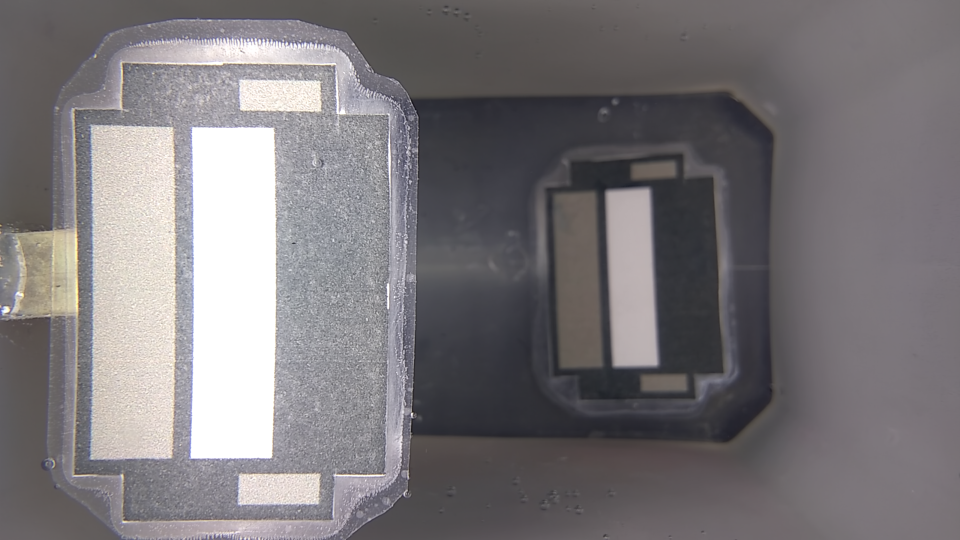
#> input picture input/figures/secchi3000/0.0_a (2).png, 1920 x 1080 px, found by its file name (shown at 1/2 size); its folder holds only this picture in this run
$ python hog_image_recognition.py --path figures
#> lines starting #> are read from the running program, lines starting #| are printed output that depends on the picture
import os
import cv2
import argparse

from sklearn.svm import LinearSVC
from skimage import feature
from sklearn.metrics import confusion_matrix

# construct the argument parser and parser the arguments
parser = argparse.ArgumentParser()
parser.add_argument('-p', '--path', help='what folder to use for HOG description',
					choices=['figures'])
args = vars(parser.parse_args())

args['path']='figures'

images = []
labels = []
# get all the image folder paths
image_paths = os.listdir(f"C:/Users/andru/Documents/IA proyecto final/input/{args['path']}")
for path in image_paths:
	# get all the image names
    all_images = os.listdir(f"C:/Users/andru/Documents/IA proyecto final/input/{args['path']}/{path}")

	# iterate over the image names, get the label
    for image in all_images:
        image_path = f"C:/Users/andru/Documents/IA proyecto final/input/{args['path']}/{path}/{image}"
        image = cv2.imread(image_path)
#> image is the input picture: shape (1080, 1920, 3); mean B, G, R 121.7, 118.8, 122.6
        image = cv2.resize(image, (128, 256))
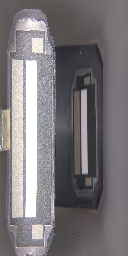
#> image: shape (256, 128, 3); mean B, G, R 121.5, 118.6, 122.4

        # get the HOG descriptor for the image
#> (the run stopped early here; a loop or call above may not have finished)

$ run again, on input/figures/secchidisk/0.0_a (2).png
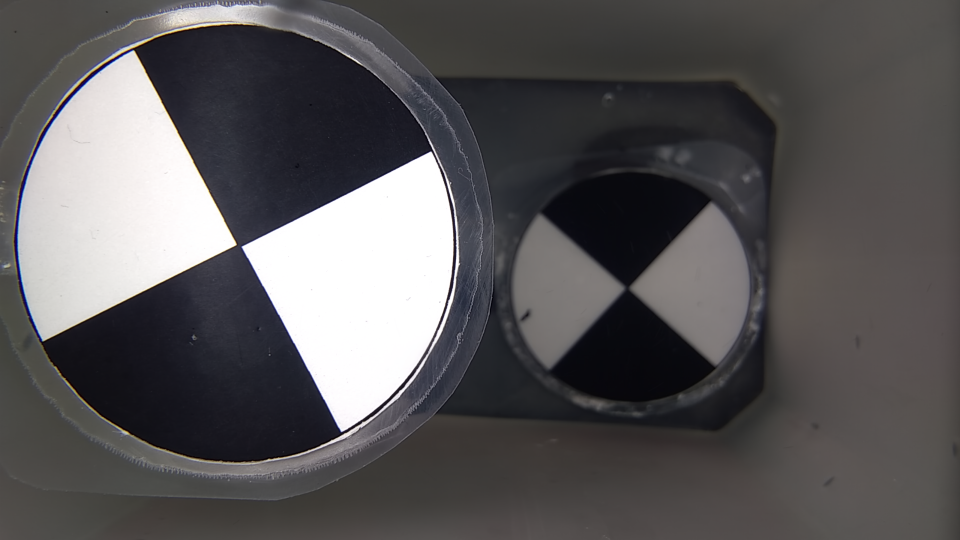
#> input picture input/figures/secchidisk/0.0_a (2).png, 1920 x 1080 px, found by its file name (shown at 1/2 size)
#> image is the input picture: shape (1080, 1920, 3); mean B, G, R 88.1, 86.7, 88.7
#> `image = cv2.resize(image, (128, 256))`:
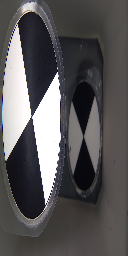
#> image: shape (256, 128, 3); mean B, G, R 88, 86.6, 88.5

$ run again, on input/figures/secchi3000/0.0_a (3).png
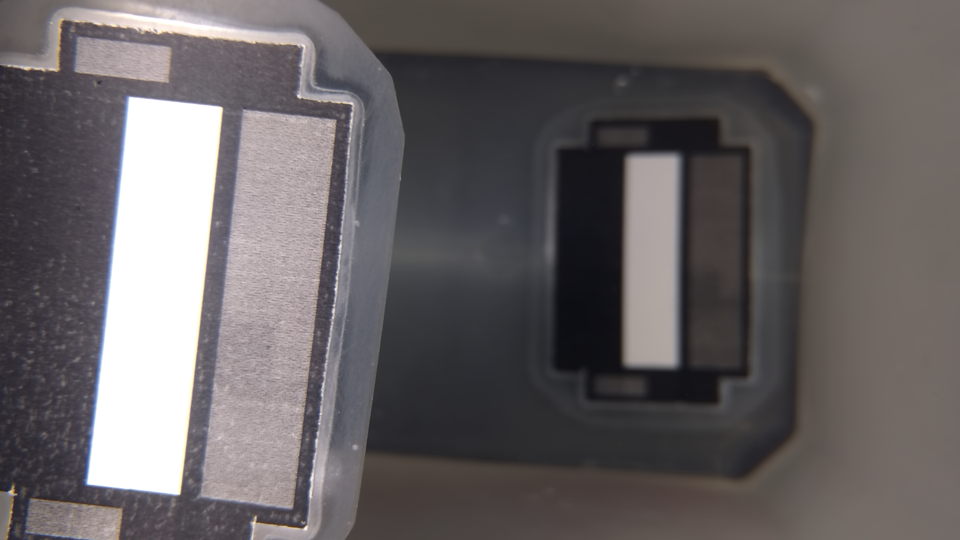
#> input picture input/figures/secchi3000/0.0_a (3).png, 1920 x 1080 px, found by its file name (shown at 1/2 size)
#> image is the input picture: shape (1080, 1920, 3); mean B, G, R 98.8, 97.4, 102.3
#> `image = cv2.resize(image, (128, 256))`:
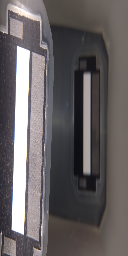
#> image: shape (256, 128, 3); mean B, G, R 98.7, 97.4, 102.3
